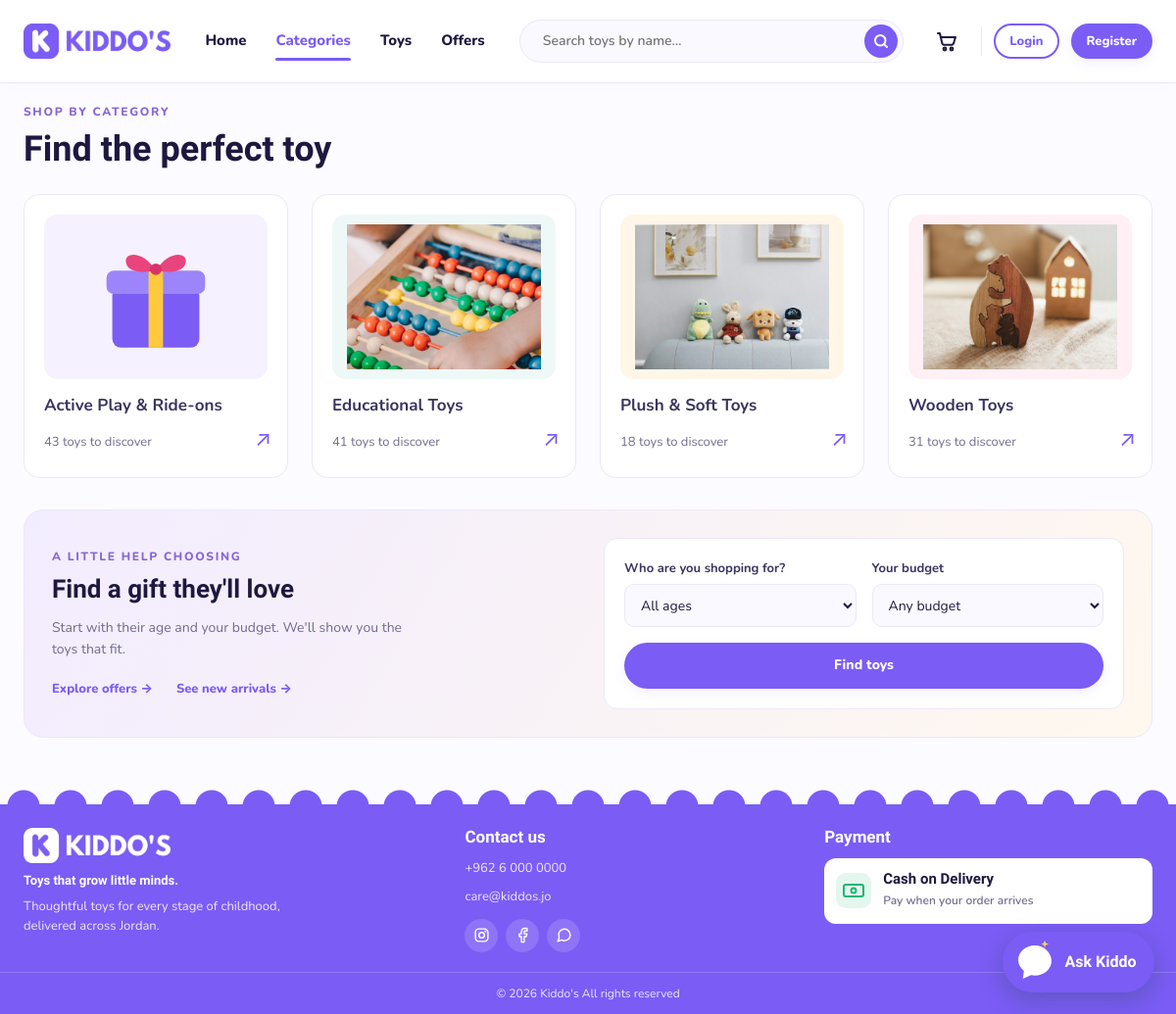
The app's page /products/categories.php with its own data.
### tables this page shows
CREATE TABLE IF NOT EXISTS `categories` (
  `id` int(10) UNSIGNED NOT NULL AUTO_INCREMENT,
  `name` varchar(60) NOT NULL,
  `slug` varchar(60) NOT NULL,
  `description` varchar(255) DEFAULT NULL,
  `icon` varchar(50) DEFAULT NULL,
  `image` varchar(255) DEFAULT NULL,
  `created_at` datetime NOT NULL DEFAULT current_timestamp(),
  PRIMARY KEY (`id`),
  UNIQUE KEY `uq_categories_name` (`name`),
  UNIQUE KEY `uq_categories_slug` (`slug`)
);

### classes/ToyCatalog.php (called while the page is built, shortened)
<?php
class ToyCatalog
{
    private PDO $pdo;
    public function __construct(PDO $pdo)
    {
        $this->pdo = $pdo;
    }
    public function getShopCategories(): array
    {
        return $this->getCategoriesWithToyCount();
    }
    public function getCategoriesWithToyCount(): array
    {
        $sql = "SELECT c.id, c.name, c.slug, c.description, c.icon, c.image,
                       COUNT(p.id) AS toy_count
                FROM categories c
                LEFT JOIN products p ON p.category_id = c.id AND p.is_active = 1
                GROUP BY c.id, c.name, c.slug, c.description, c.icon, c.image
                ORDER BY c.name ASC";
        return $this->pdo->query($sql)->fetchAll();
    }
}

### includes/category_visuals.php (called while the page is built, shortened)
<?php
function shopCategoryImageUrl(?string $path): string
{
    $filename = basename(trim((string) $path));
    if ($filename === '' || !is_file(__DIR__ . '/../uploads/categories/' . $filename)) {
        return BASE_URL . '/assets/images/toy-placeholder.svg';
    }
    return BASE_URL . '/uploads/categories/' . rawurlencode($filename);
}

### products/categories.php (the view, shortened to what this page needs)
<?php
require_once __DIR__ . '/../includes/init.php';
require_once __DIR__ . '/../classes/ToyCatalog.php';
require_once __DIR__ . '/../includes/age_cards.php';
$catalog = new ToyCatalog($pdo);
$categories = $catalog->getShopCategories();
require __DIR__ . '/../includes/shop_header.php';
?>
<section class="container category-discovery category-hub">
    <span class="browse-eyebrow">Shop by category</span>
    <h1>Find the perfect toy</h1>
    <?php require __DIR__ . '/../includes/category_grid.php'; ?>
    <section class="category-gift" aria-labelledby="gift-heading">
        <div class="category-gift-intro">
            <span class="browse-eyebrow">A little help choosing</span>
            <h2 id="gift-heading">Find a gift they'll love</h2>
            <p>Start with their age and your budget. We'll show you the toys that fit.</p>
            <div class="category-discovery-links">
                <a href="<?= BASE_URL ?>/products/index.php?offers=1">Explore offers <span aria-hidden="true">→</span></a>
                <a href="<?= BASE_URL ?>/products/index.php?sort=newest">See new arrivals <span aria-hidden="true">→</span></a>
            </div>
        </div>
        <form class="category-gift-form" action="<?= BASE_URL ?>/products/index.php" method="get">
            <div><label for="gift-age">Who are you shopping for?</label>
                <select id="gift-age" name="age">
                    <option value="">All ages</option>
                </select>
            </div>
            <div><label for="gift-budget">Your budget</label>
                <select id="gift-budget" name="price">
                    <option value="">Any budget</option>
                </select>
            </div>
            <button class="btn btn-primary" type="submit">Find toys</button>
        </form>
    </section>
</section>
<?php require __DIR__ . '/../includes/footer.php'; ?>

### includes/category_grid.php (shortened to what this page needs)
<div class="category-discovery-grid">
<?php foreach ($categories as $category): ?>
    <a class="category-discovery-card" href="<?= BASE_URL ?>/products/index.php?category=<?= urlencode($category['slug']) ?>">
        <span class="category-art">
            <?php if (!empty($category['image'])): ?>
                <img src="<?= htmlspecialchars(shopCategoryImageUrl($category['image']), ENT_QUOTES, 'UTF-8') ?>" alt="<?= htmlspecialchars($category['name'], ENT_QUOTES, 'UTF-8') ?>" width="160" height="120" loading="lazy">
            <?php else: ?>
                <img src="<?= htmlspecialchars(shopCategoryIllustration($category['name']), ENT_QUOTES, 'UTF-8') ?>" alt="" width="160" height="120" loading="lazy">
            <?php endif; ?>
        </span>
        <span class="category-card-copy"><strong><?= htmlspecialchars($category['name']) ?></strong><small><?= (int) $category['toy_count'] ?> toys to discover</small></span>
        <span class="category-card-arrow" aria-hidden="true">↗</span>
    </a>
<?php endforeach; ?>
</div>

### assets/css/style.css (style rules this page uses)
:root { --primary: #7B5CF5; --primary-dark: #6243E6; --primary-deep: #4B2FC4; --primary-50: #F5F2FF; --primary-100: #EAE4FF; --primary-200: #D6CBFF; --pink: #E8457C; --pink-dark: #D6336B; --pink-50: #FFEDF3; --yellow: #FFC93D; --green: #22B573; --green-50: #E3F7EE; --ink: #1E1840; --text: #3A3560; --muted: #716C8F; --line: #ECE8F8; --bg: #FBFAFF; --white: #FFFFFF; --footer-text: #EDE8FF; --footer-line: rgba(255, 255, 255, .18); --overlay: rgba(30, 24, 64, .45); --radius-sm: 12px; --radius: 18px; --radius-lg: 26px; --shadow-sm: 0 4px 14px rgba(75, 47, 196, .07); --shadow: 0 14px 34px rgba(75, 47, 196, .10); --shadow-primary: 0 8px 20px rgba(123, 92, 245, .3); --shadow-pink: 0 8px 20px rgba(232, 69, 124, .3); --font-head: "Baloo 2", "Arial Rounded MT Bold", system-ui, sans-serif; --font-body: "Nunito", system-ui, -apple-system, "Segoe UI", sans-serif; --container: 1220px; --header-h: 76px; }
*, *::before, *::after { box-sizing: border-box; }
html { scroll-behavior: smooth; }
body { margin: 0; min-height: 100vh; display: flex; flex-direction: column; font-family: var(--font-body); font-size: 16px; line-height: 1.6; color: var(--text); background: var(--bg); -webkit-font-smoothing: antialiased; }
img, svg { display: block; max-width: 100%; }
a { color: inherit; text-decoration: none; }
h1, h2, h3, h4 { margin: 0 0 .5em; font-family: var(--font-head); font-weight: 800; line-height: 1.15; color: var(--ink); }
h1 { font-size: clamp(2rem, 4.6vw, 3.4rem); }
h2 { font-size: clamp(1.6rem, 3vw, 2.25rem); }
p { margin: 0 0 1em; }
.container { width: min(var(--container), 100% - 32px); margin-inline: auto; }
.btn { display: inline-flex; align-items: center; justify-content: center; gap: .5rem; padding: .75rem 1.5rem; border: 2px solid transparent; border-radius: 999px; font: 800 1rem/1 var(--font-body); white-space: nowrap; cursor: pointer; transition: background-color .2s, color .2s, border-color .2s, transform .15s; }
.btn-primary { background: var(--primary); color: var(--white); box-shadow: var(--shadow-primary); }

### assets/css/store-design.css (style rules this page uses)
:root { --store-line: #ece8f5; --store-soft: #f7f4ff; }
body { background: #fcfbff; }
button, input, select, summary, a { -webkit-tap-highlight-color: transparent; }
.section-head .eyebrow, .browse-eyebrow { color: #8765d5; font: 800 11px/1.5 var(--font-body); letter-spacing: .14em; text-transform: uppercase; display: block; margin-bottom: 8px; }
.category-discovery { padding-block: 32px 48px; }
.category-discovery h1 { font-size: clamp(32px,4vw,46px); line-height: 1.15; margin-bottom: 12px; }
.category-discovery-grid { display: grid; grid-template-columns: repeat(4,minmax(0,1fr)); gap: 20px; }
.category-discovery-card { position: relative; display: flex; flex-direction: column; background: #fff; border: 1px solid var(--store-line); border-radius: 20px; padding: 20px; transition: border-color .2s,box-shadow .2s,transform .2s; }
.category-art { display: grid; place-items: center; height: 120px; margin-bottom: 16px; border-radius: 14px; background: #faf8ff; }
.category-art img { width: 150px; height: 112px; object-fit: contain; }
.category-card-copy { display: grid; gap: 4px; padding-right: 20px; }
.category-card-copy strong { font-size: 16px; line-height: 1.4; }
.category-card-copy small { color: var(--muted); font-size: 12px; }
.category-card-arrow { position: absolute; bottom: 22px; right: 16px; color: var(--primary); font-size: 22px; }
.category-discovery-grid { grid-template-columns: repeat(4,minmax(0,1fr)); }
.cart-page,.details,.category-discovery { padding-bottom: 32px; }

### records on screen
categories: shows a picture, name "Active Play & Ride-ons", toy_count "43"
categories: image (picture), name "Educational Toys", toy_count "41"
categories: image (picture), name "Plush & Soft Toys", toy_count "18"
categories: image (picture), name "Wooden Toys", toy_count "31"

### other values on screen
$label "Home"
$label "Categories"
$label "Toys"
$label "Offers"
